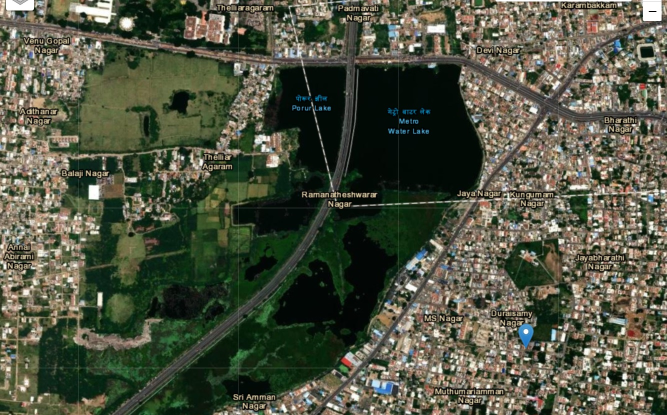
%> input picture 1234.jpg, 1333 x 830 px (shown at 1/2 size)
$ octave deep_learning.m   (GNU Octave 9; MATLAB toolbox functions it lacks are replaced by stand-ins)
%> lines starting %> are read from the running program, lines starting %| are printed output that depends on the picture
noisyRGB= imresize(imread('1234.jpg'), [225 225]);
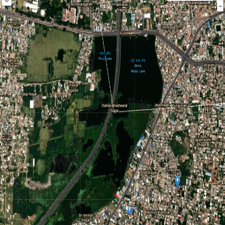
%> noisyRGB: size 225x225x3 uint8; mean R, G, B 79.8, 83.8, 66
figure, imshow(noisyRGB)
noisyR = noisyRGB(:,:,1);
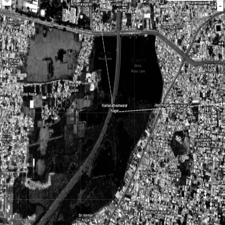
%> noisyR: size 225x225 uint8; min 0, max 255, mean 79.8
noisyG = noisyRGB(:,:,2);
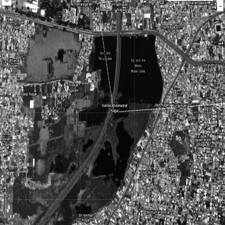
%> noisyG: size 225x225 uint8; min 3, max 255, mean 83.8
noisyB = noisyRGB(:,:,3);
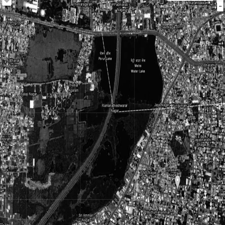
%> noisyB: size 225x225 uint8; min 0, max 255, mean 66
%> (the run ends here)

$ run again, with 123.jpg copied over 1234.jpg
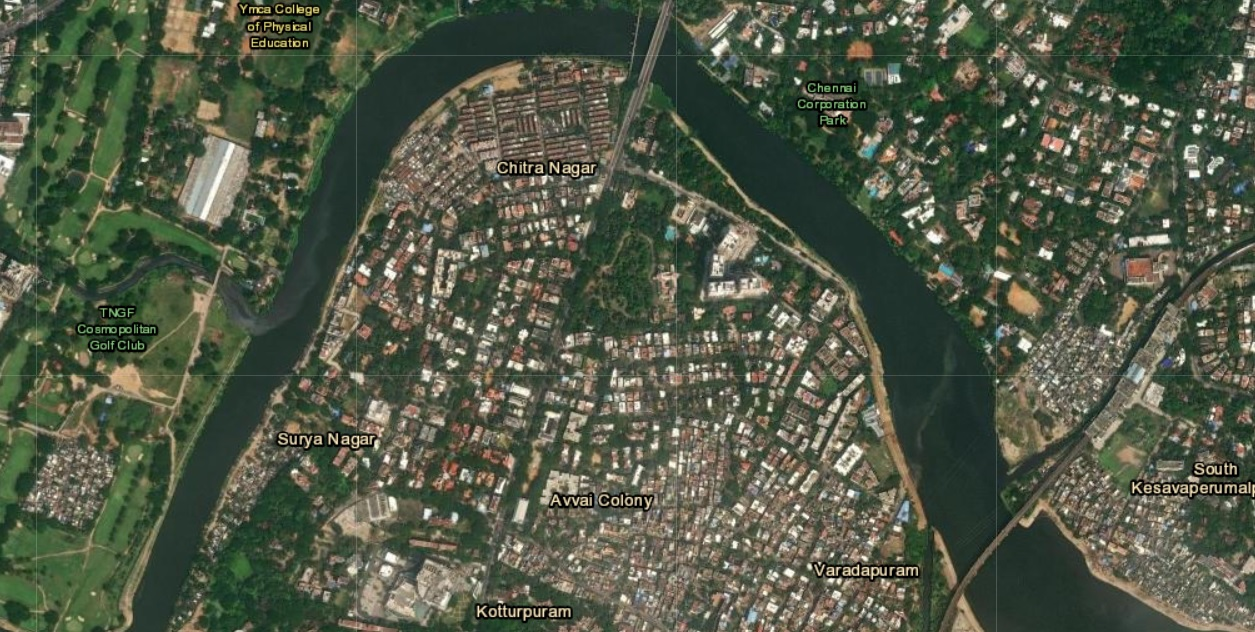
%> input picture 123.jpg, 1255 x 632 px
%> `noisyRGB= imresize(imread('1234.jpg'), [225 225]);`:
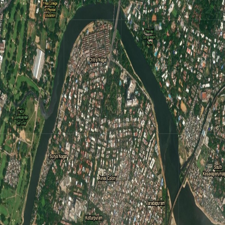
%> noisyRGB: size 225x225x3 uint8; mean R, G, B 81.1, 88.5, 70.3
%> `noisyB = noisyRGB(:,:,3);`:
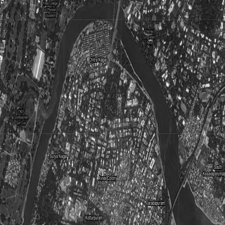
%> noisyB: size 225x225 uint8; min 11, max 250, mean 70.3
